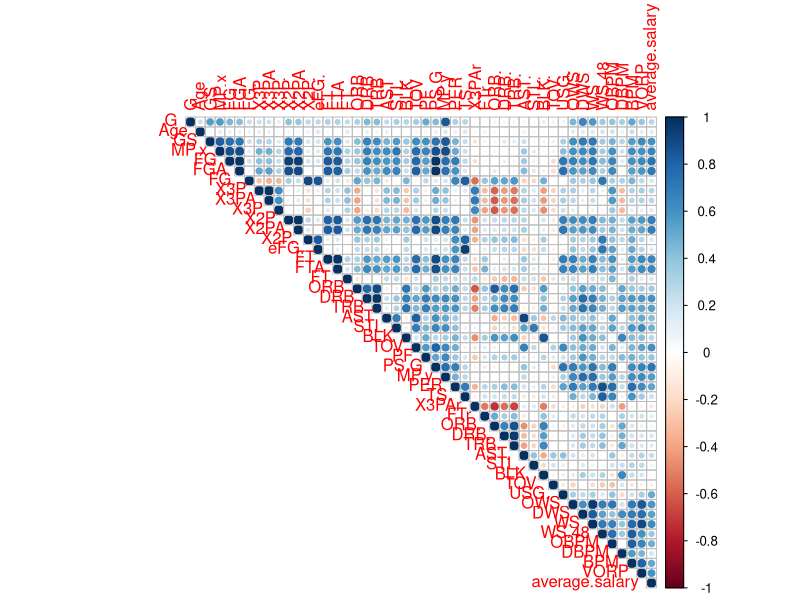
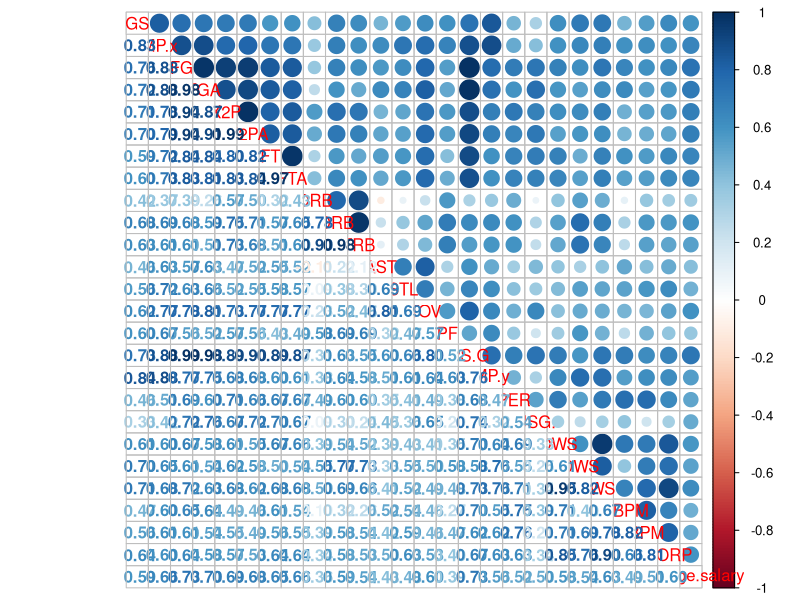

These charts were generated, in order, by the following R code: (Note: this script raises an error after producing the figures.)
## ---- chunk 1
knitr::opts_chunk$set(echo = TRUE)
## ---- chunk 2
perGame <- read.csv("../data/player-data-wrangled/player2015/PerGame-2015wrangled.csv", stringsAsFactors = FALSE)

advStats <- read.csv("../data/player-data-wrangled/player2015/Adv-2015wrangled.csv", stringsAsFactors = FALSE)
## ---- chunk 3
pgAdv <- merge(perGame, advStats, by = c("Player","Pos","G","Tm","Age","fix"))
pgAdv <- pgAdv[-c(7,8,33,34,48,53)]
colnames(pgAdv)
## ---- chunk 4
summary(pgAdv)
## ---- chunk 5
fAgents <- read.csv('../data/salary-data/fixed-fa-signings/fixed-2015.csv', stringsAsFactors = FALSE)
fAgents <- fAgents[-c(1,2,3,4,5,6,7)]
colnames(fAgents)
## ---- chunk 6
playerFixed <- read.csv('../data/salary-data/fixed-average-salaries/fixed-2015.csv', stringsAsFactors = FALSE)
playerFixed <- playerFixed[-c(1,3,4,5,6)]
colnames(playerFixed)
## ---- chunk 7
mega2 <- merge(pgAdv, playerFixed, by.x = "fix", by.y = "name")
mega2[is.na(mega2)] <- 0
write.csv(mega2, "mega2.csv")
colnames(mega2)
## ---- chunk 8
mega <- merge(pgAdv, playerFixed[-c(1)], by.x = "fix", by.y = "name")
mega[is.na(mega)] <- 0
colnames(mega)
write.csv(mega, "mega.csv")
## ---- chunk 9
library(ggplot2)
library(GGally)
library(corrplot)
M <- cor(mega[-c(1,2,3,5)])
corrplot(M,method = "circle", type = "upper")
## ---- chunk 10
M <- cor(mega[c(7,8,9,10,15,16,19,20,22,23,24,25,26,28,29,30,31,32,43,44,45,46,48,50,51,52)])
corrplot.mixed(M, lower = "number", upper = "circle")
## ---- chunk 11
sort(M[26,],decreasing = TRUE)
## ---- chunk 12
sort(M[3,],decreasing = FALSE)
## ---- chunk 13
megaFreeAgents <- merge(pgAdv, fAgents, by.x = "fix", by.y ="name")
megaFreeAgents[is.na(megaFreeAgents)] <- 0
write.csv(megaFreeAgents, file = "mega.csv")
megaFreeAgents <- megaFreeAgents[-c(1,2,3,5)]
colnames(megaFreeAgents)
## ---- chunk 14
M <- cor(mega[c(3,4,5,6,7,11,12,15,16,18,19,20,22,26,27,40,41,42,46,47,49)])
corrplot.mixed(M, lower = "number", upper = "circle")
